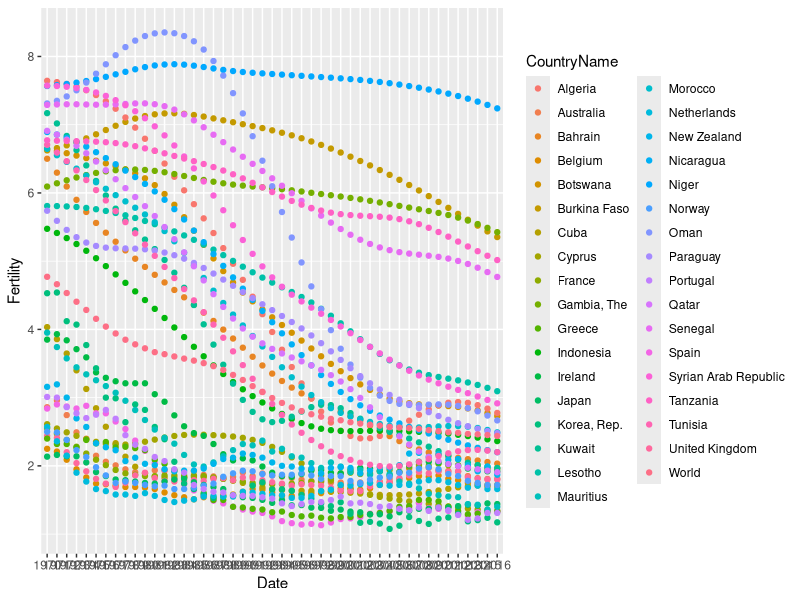

Generate this figure with R:
library(tidyverse)
library(lubridate)

setwd("~/Documents/GitHub/Sicc-bitches-104")

fertility <- read_csv("new fertility (Cut Down 36).csv")
lifeexpectancy <- read_csv("new life expectancy (Cut Down 36).csv")
education <- read_csv("new primary (Cut Down 36).csv")

fertility1 <- fertility %>%
  gather("Date", "Value", c(-'CountryName'))

lifeexpectancy1 <- lifeexpectancy %>%
  gather("Date", "Value", c(-'CountryName'))

education1 <- education %>%
  gather("Date", "Value", c(-'CountryName'))

# Rename a column in R
#colnames(data)[colnames(data)==“old_name”] <- “new_name”

colnames(fertility1)[colnames(fertility1)=="Value"] <- "Fertility"
colnames(lifeexpectancy1)[colnames(lifeexpectancy1)=="Value"] <- "LifeExpectancy"
colnames(education1)[colnames(education1)=="Value"] <- "Primary"

LeftJoin <- fertility1 %>% 
  left_join(lifeexpectancy1, by="Date") %>% 
  left_join(education1, by="Date") %>% 
  select(Date, 'CountryName', Fertility, LifeExpectancy, Primary)

LeftJoin2 <-  LeftJoin %>% 
  gather(key, value, c(-Date, -'CountryName'))

#LeftJoin3 <- LeftJoin2 [which(LeftJoin$Date > 2013),]

#LeftJoin4 <- LeftJoin [which(LeftJoin$Date > 2013),]

ggplot(data = fertility1, aes(Date, Fertility, color = CountryName)) + 
  geom_point()



#ggplot(data = LeftJoin4, aes(Fertility)) +
  #geom_bar()

#ggplot (data = LeftJoin4, aes(Fertility)) +
  #geom_histogram(mapping = aes(x = Fertility)) +
  #facet_wrap(~'Country Name')

#ggplot (data = fertility1, aes(Date, Fertility)) +
  #geom_line()

#ggplot(data = LeftJoin4) +
  #geom_bar(mapping = aes(x = Fertility, y = Date), stat = "identity")


  